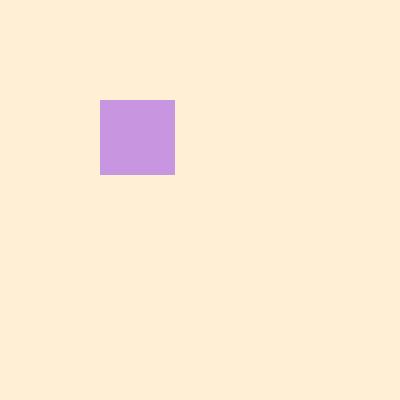
Frame 1 (no input)
Frame 60 (no input): identical to frame 1, image omitted
Frame 120 (the mouse pressed at the canvas centre since frame 60): identical to frame 1, image omitted

The p5.js sketch that drew this single still picture (run headless with seeded random() and noise() and a simulated clock; from frame 60 on, the mouse is pressed at the canvas centre):

// p5.js sketch
// ── sketch.js
/* 
ref prof dawn
mod.sadaf
*/


var circle = {//defining object
	x: 200,
	y: 200,
	diam: 50,
	r: 150,
	g: 0,
	b: 150
}


var rectangle = {//defining objects
	x: 100,
	y: 100,
	diam: 75,
	r: 200,
	g: 150,
	b: 225
}


function setup() {
	createCanvas(400, 400);
}


function draw() {
	background('papayawhip');
	noStroke();
	fill(circle.r, circle.g, circle.b);//using objects 
	ellipse(circle.x, circle.y, circle.diam, circle.diam);
	fill(rectangle.r, rectangle.g, rectangle.b);
	rect(rectangle.x, rectangle.y, rectangle.diam, rectangle.diam);
}
